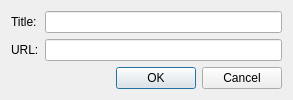
<?xml version="1.0" encoding="UTF-8"?>
<ui version="4.0">
 <class>SubscriptionAddDialog</class>
 <widget class="QDialog" name="SubscriptionAddDialog">
  <property name="geometry">
   <rect>
    <x>0</x>
    <y>0</y>
    <width>293</width>
    <height>90</height>
   </rect>
  </property>
  <property name="windowTitle">
   <string>Add Subscription</string>
  </property>
  <layout class="QVBoxLayout" name="verticalLayout">
   <item>
    <layout class="QFormLayout" name="formLayout">
     <item row="0" column="0">
      <widget class="QLabel" name="TitleLabel_">
       <property name="text">
        <string>Title:</string>
       </property>
      </widget>
     </item>
     <item row="0" column="1">
      <widget class="QLineEdit" name="TitleEdit_"/>
     </item>
     <item row="1" column="0">
      <widget class="QLabel" name="URLLabel_">
       <property name="text">
        <string>URL:</string>
       </property>
      </widget>
     </item>
     <item row="1" column="1">
      <widget class="QLineEdit" name="URLEdit_">
       <property name="toolTip">
        <string>Should be in AdBlock format: abp://subscribe/?location=&lt;b&gt;URL&lt;/b&gt;</string>
       </property>
      </widget>
     </item>
    </layout>
   </item>
   <item>
    <widget class="QDialogButtonBox" name="buttonBox">
     <property name="orientation">
      <enum>Qt::Horizontal</enum>
     </property>
     <property name="standardButtons">
      <set>QDialogButtonBox::Cancel|QDialogButtonBox::Ok</set>
     </property>
    </widget>
   </item>
  </layout>
 </widget>
 <resources/>
 <connections>
  <connection>
   <sender>buttonBox</sender>
   <signal>accepted()</signal>
   <receiver>SubscriptionAddDialog</receiver>
   <slot>accept()</slot>
   <hints>
    <hint type="sourcelabel">
     <x>248</x>
     <y>254</y>
    </hint>
    <hint type="destinationlabel">
     <x>157</x>
     <y>274</y>
    </hint>
   </hints>
  </connection>
  <connection>
   <sender>buttonBox</sender>
   <signal>rejected()</signal>
   <receiver>SubscriptionAddDialog</receiver>
   <slot>reject()</slot>
   <hints>
    <hint type="sourcelabel">
     <x>316</x>
     <y>260</y>
    </hint>
    <hint type="destinationlabel">
     <x>286</x>
     <y>274</y>
    </hint>
   </hints>
  </connection>
 </connections>
</ui>
